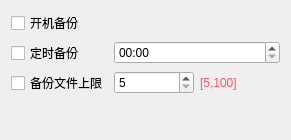
<?xml version="1.0" encoding="UTF-8"?>
<ui version="4.0">
 <class>w_sys_manage_sqlcopy_backup_strategy_Dialog</class>
 <widget class="QDialog" name="w_sys_manage_sqlcopy_backup_strategy_Dialog">
  <property name="geometry">
   <rect>
    <x>0</x>
    <y>0</y>
    <width>291</width>
    <height>140</height>
   </rect>
  </property>
  <property name="windowTitle">
   <string>Dialog</string>
  </property>
  <layout class="QVBoxLayout" name="verticalLayout">
   <item>
    <layout class="QGridLayout" name="gridLayout">
     <item row="0" column="0" colspan="3">
      <widget class="QCheckBox" name="checkBox_start">
       <property name="text">
        <string>开机备份</string>
       </property>
      </widget>
     </item>
     <item row="1" column="0">
      <widget class="QCheckBox" name="checkBox_time">
       <property name="text">
        <string>定时备份</string>
       </property>
      </widget>
     </item>
     <item row="1" column="1" colspan="2">
      <widget class="QTimeEdit" name="timeEdit">
       <property name="displayFormat">
        <string>hh:mm</string>
       </property>
      </widget>
     </item>
     <item row="2" column="0">
      <widget class="QCheckBox" name="checkBox_upbound">
       <property name="text">
        <string>备份文件上限</string>
       </property>
      </widget>
     </item>
     <item row="2" column="1">
      <widget class="QSpinBox" name="spinBox">
       <property name="minimum">
        <number>5</number>
       </property>
       <property name="maximum">
        <number>100</number>
       </property>
      </widget>
     </item>
     <item row="2" column="2">
      <widget class="QLabel" name="label_3">
       <property name="styleSheet">
        <string notr="true">color:#ff546b;
</string>
       </property>
       <property name="text">
        <string>[5,100]</string>
       </property>
      </widget>
     </item>
    </layout>
   </item>
   <item>
    <widget class="lds_toolbar" name="widget"/>
   </item>
  </layout>
 </widget>
 <customwidgets>
  <customwidget>
   <class>lds_toolbar</class>
   <extends>QFrame</extends>
   <header>lds_toolbar.h</header>
   <container>1</container>
  </customwidget>
 </customwidgets>
 <resources/>
 <connections/>
</ui>
